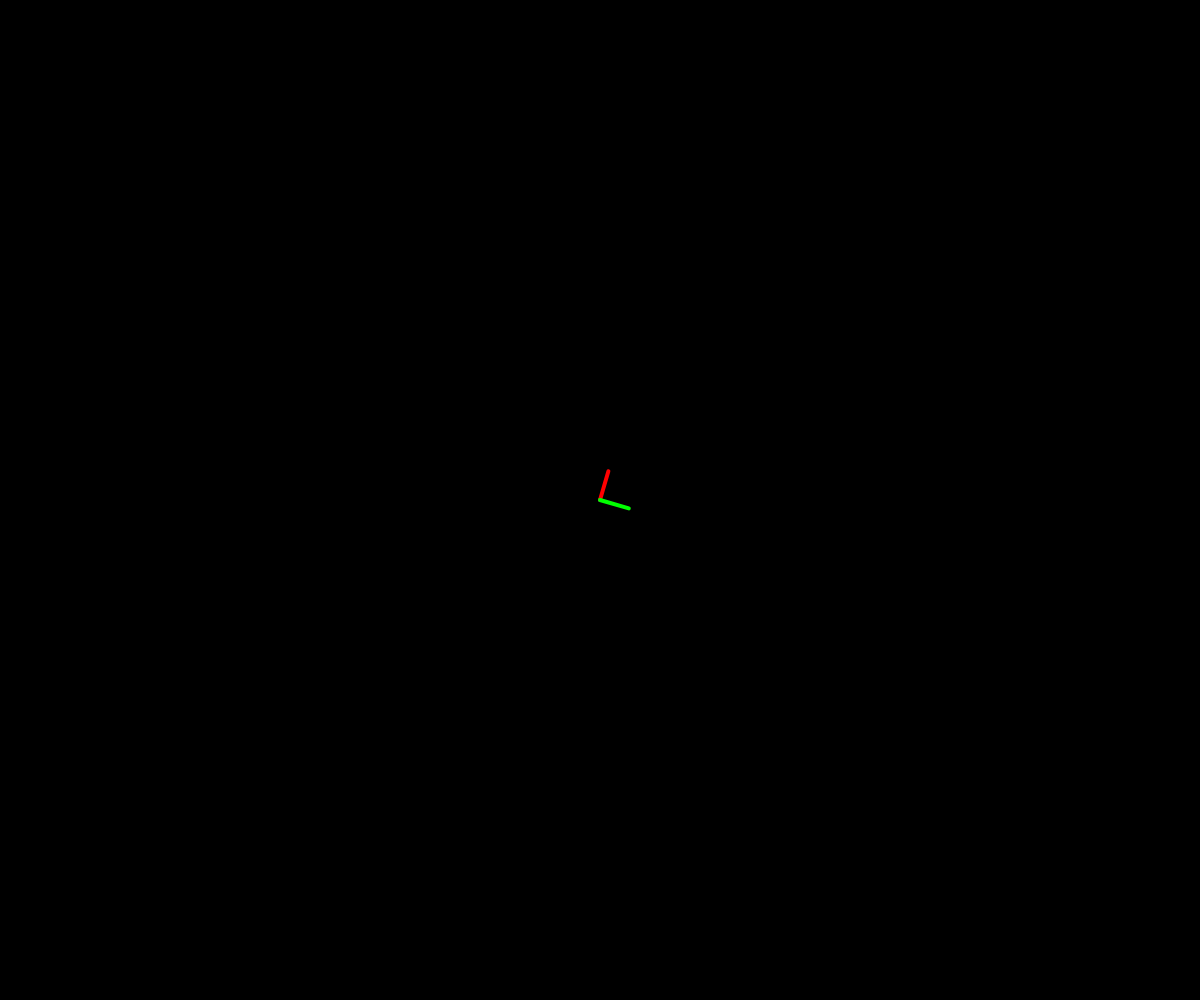
Frame 1 (no input)
Frame 60 (no input): identical to frame 1, image omitted
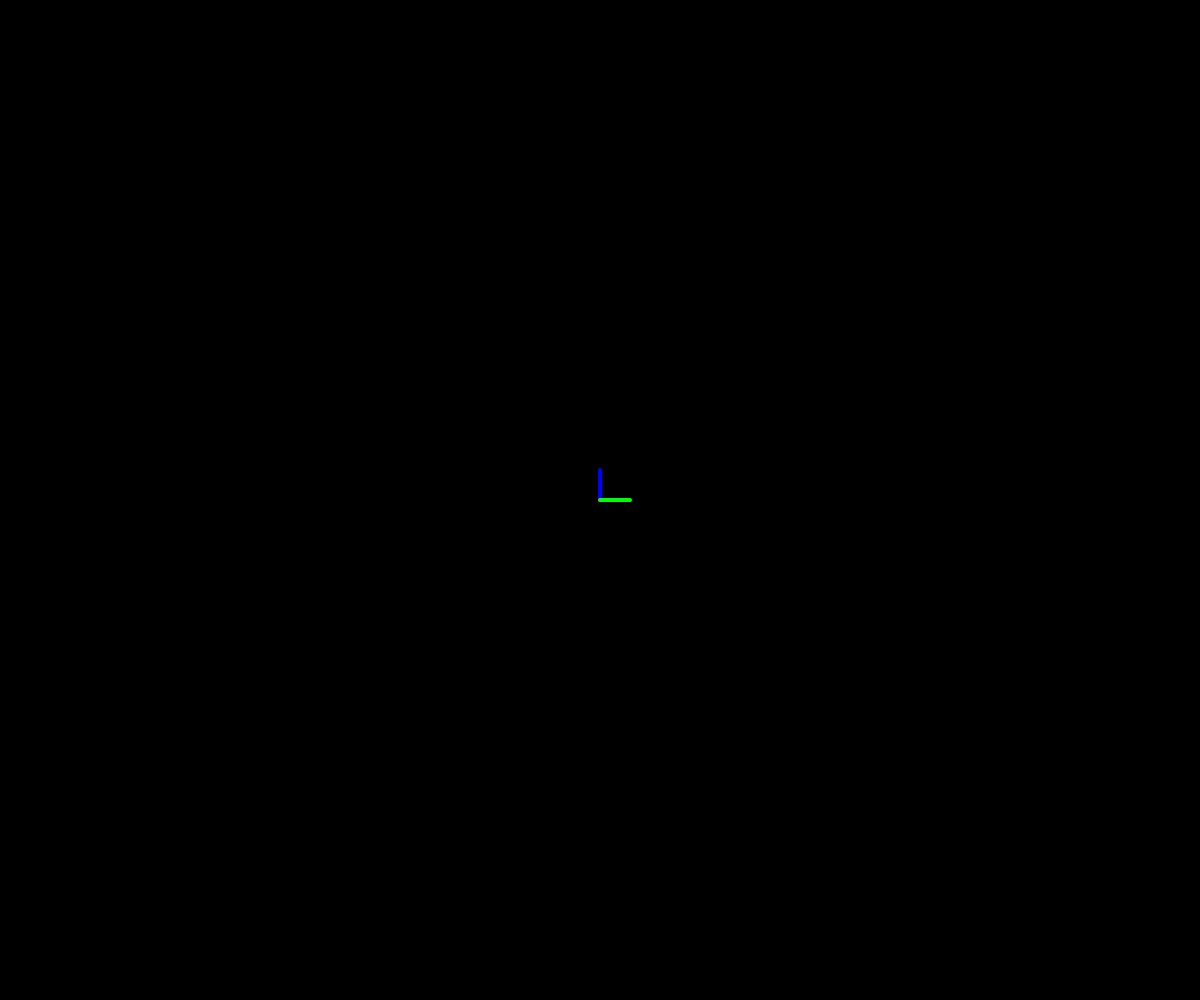
Frame 120 (the mouse pressed at the canvas centre since frame 60)

The p5.js sketch that drew these frames (run headless with seeded random() and noise() and a simulated clock; from frame 60 on, the mouse is pressed at the canvas centre):

// p5.js sketch
// ── sketch.js
function draw_cursor(rx, ry) {
	var length = 30;
	var updown = constrain(ry, -Math.PI/2, Math.PI/2);
	translate(windowWidth / 2, windowHeight / 2);
	stroke(0, 0, 255);

	var z = [0, Math.cos(updown) * -length];
	line(0, 0, z[0], z[1]);

	console.log(updown)
	var x = [Math.sin(rx) * length,  Math.cos(rx) * length * (updown / (Math.PI / 2))];
	var y = [Math.cos(rx) * length, -Math.sin(rx) * length * (updown / (Math.PI / 2))];

	stroke(255, 0, 0);
	line(0, 0, x[0], x[1]);
	stroke(0, 255, 0);
	line(0, 0, y[0], y[1]);
}

function setup() {
	createCanvas(windowWidth, windowHeight);
}

function draw() {
	background(0);
	var rx = (mouseX - windowWidth / 2) / 100;
	var ry = (mouseY - windowHeight / 2) / 100;
	strokeWeight(4);
	draw_cursor(rx, ry);
}
